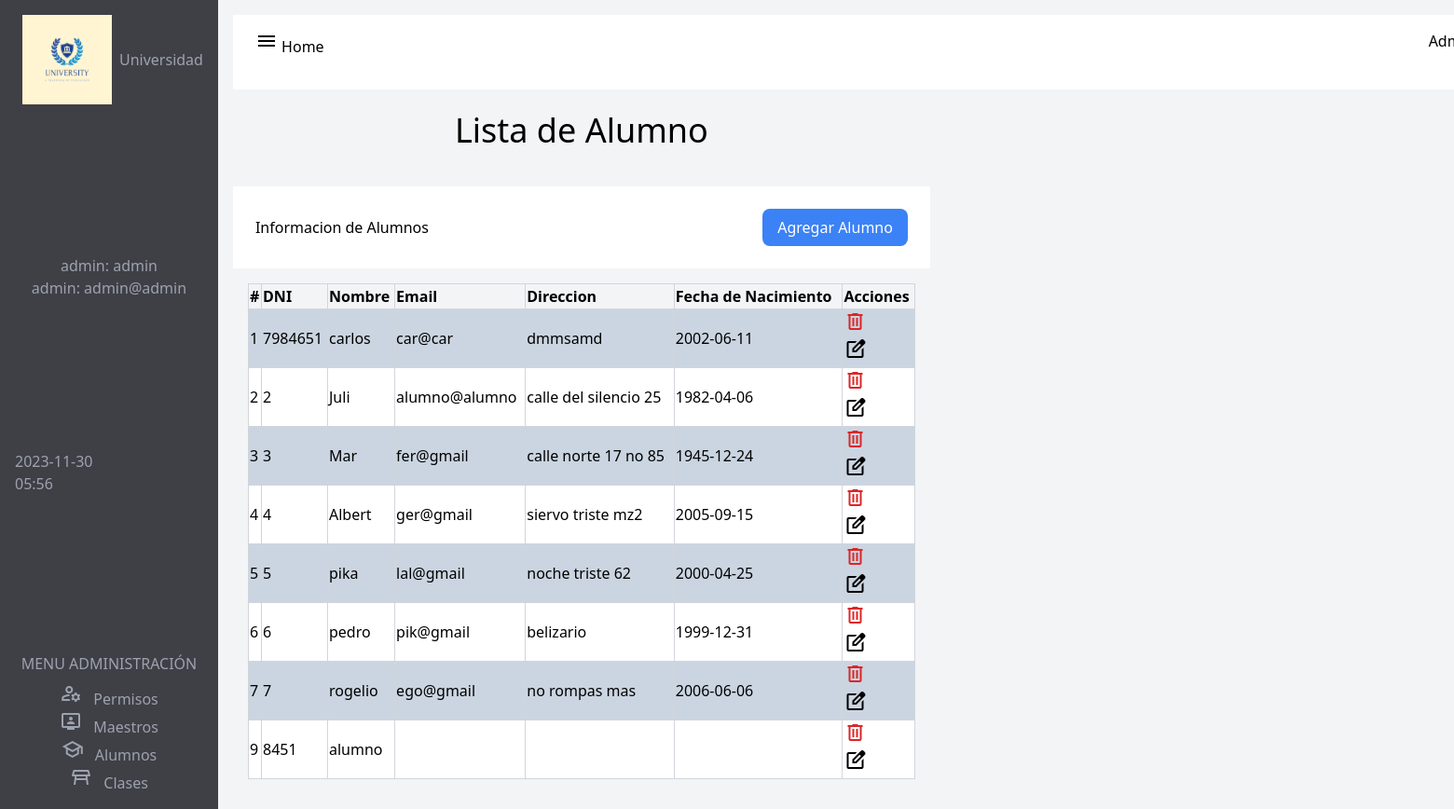
Page /vista-alumnos (signed in) on the earlier database version.
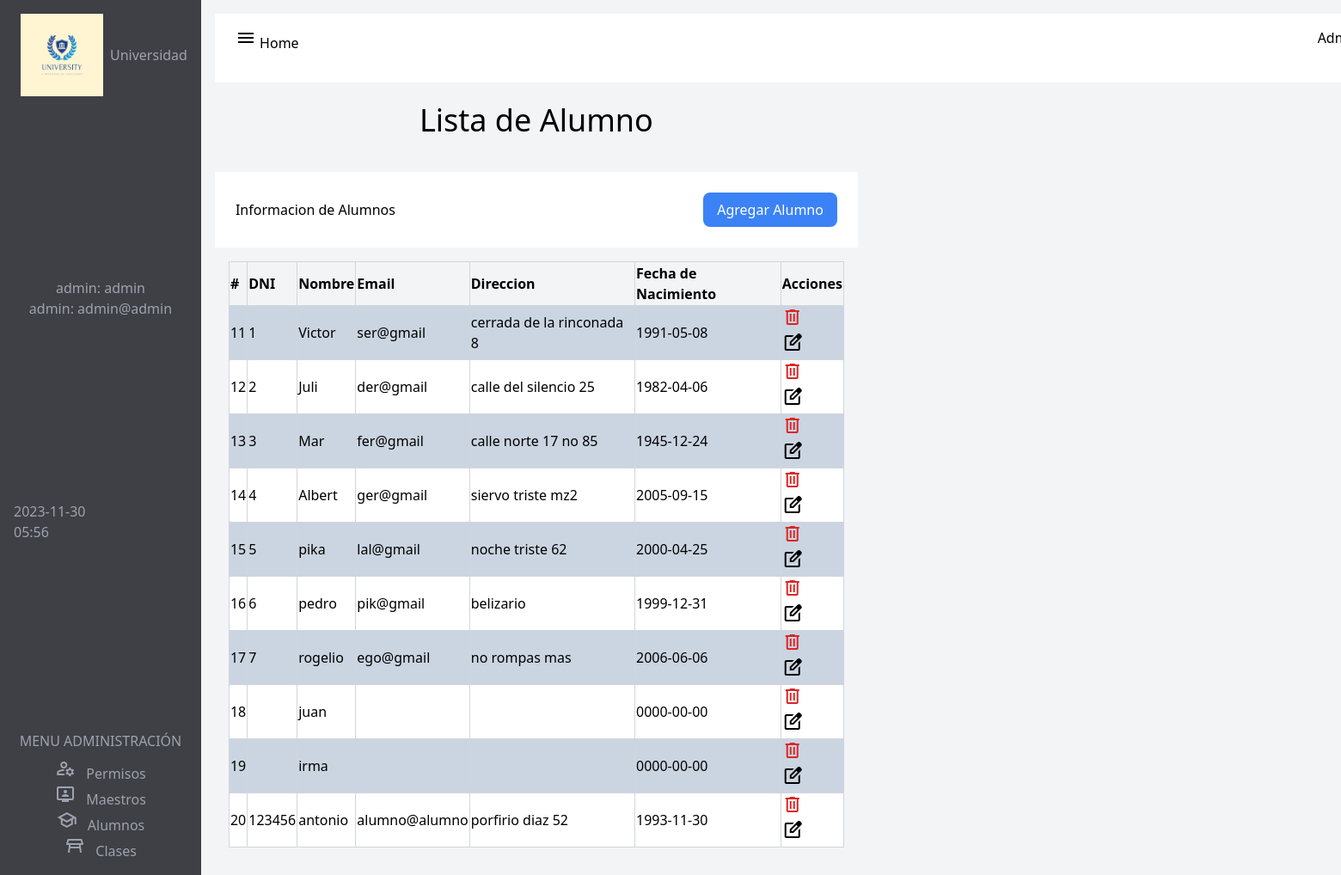
Same page on the later database version.
### tables this page shows
CREATE TABLE `alumnos` (
  `id` int(11) NOT NULL,
  `matricula` varchar(255) NOT NULL,
  `correo` varchar(255) NOT NULL,
  `contrasena` varchar(255) NOT NULL,
  `nombre` varchar(255) NOT NULL,
  `apellido` varchar(255) NOT NULL,
  `direccion` varchar(255) DEFAULT NULL,
  `fecha_nacimieno` date DEFAULT NULL,
  `id_rol` int(11) DEFAULT NULL
);

### controllers/AdminController.php (called while the page is built, shortened)
<?php
require_once($_SERVER["DOCUMENT_ROOT"] . "/models/AdminModel.php");
class AdminController
{
    public function vistaalumnos()
    {
        $alumnos = new Admin();
        $data = $alumnos->AllAlumnos();
        include $_SERVER['DOCUMENT_ROOT'] . "/views/viewsAdmin/viewsAdminEstudiante/VistaAEstudianteAdmin.php";
    }
}

### basedata/Data.php (called while the page is built)
<?php
class Data
{
    private $host, $username, $password, $dbname, $dsn, $pdo;
    public function __construct()
    {
        $this->host = "localhost";
        $this->username = "root";
        $this->password = "";
        $this->dbname = "universidad";
        $this->dsn = "mysql:host=$this->host;dbname=$this->dbname";
    }
    public function connect()
    {
        $options = [PDO::ATTR_ERRMODE, PDO::ERRMODE_EXCEPTION];
        try {
            $this->pdo = new PDO($this->dsn, $this->username, $this->password, $options);
            return $this->pdo;
        } catch (PDOException $e) {
            echo "Error: " . $e->getMessage();
        }
    }
}

### models/AdminModel.php (called while the page is built, shortened)
<?php
require_once($_SERVER["DOCUMENT_ROOT"] . "/basedata/Data.php");
class Admin
{
    private $connection;
    public function __construct()
    {
        $data = new Data();
        $this->connection = $data->connect();
    }
    public function AllAlumnos()
    {
        $res = $this->connection->query("SELECT * FROM alumnos");
        $alumno = $res->fetchAll(PDO::FETCH_ASSOC);
        return $alumno;
    }
}

### views/viewsAdmin/viewsAdminEstudiante/VistaAEstudianteAdmin.php (the view, shortened to what the changed rows need)
<?php
$userData = $_SESSION['user'];
?>
<!DOCTYPE html>
<html lang="en">
<head>
    <script src="https://cdn.tailwindcss.com"></script>
</head>
<body class="flex bg-gray-100">
    <section id="bloque" class="bg-zinc-700 text-gray-400 h-screen flex flex-col justify-between p-4">
        <section id="logo" class="flex items-center">
            <h2 class="text-center">Universidad</h2>
        </section>
        <section id="admin" class="text-center">
        <h2>admin:  <?php echo $userData['nombre']; ?></h2>
        </section>
        <?php
        echo "<br>";
        ?>
        <section id="cuerpo" class="mt-2">
            <h2 class="text-center mb-2">MENU ADMINISTRACIÓN</h2>
        </section>
    </section>
    <section class="w-1/2 p-4">
        <section id="Dashboard" class="mb-4">
            <h1 class="text-center text-4xl text-black p-6">Lista de Alumno</h1>
        </section>
        <div class="w-full p-4 overflow-x-auto">
            <table class="w-full border border-gray-300">
                <thead>
                    <tr>
                        <th class="border border-gray-300 text-left align-middle">#</th>
                        <th class="border border-gray-300 text-left align-middle">DNI</th>
                        <th class="border border-gray-300 text-left align-middle">Nombre</th>
                        <th class="border border-gray-300 text-left align-middle">Email</th>
                        <th class="border border-gray-300 text-left align-middle">Direccion</th>
                        <th class="border border-gray-300 text-left align-middle">Fecha de Nacimiento</th>
                        <th class="border border-gray-300 text-left align-middle">Acciones</th>
                    </tr>
                </thead>
                <tbody>
                    <?php foreach ($data as $index => $admin) { ?>
                        <tr class="<?= $index % 2 === 0 ? 'bg-slate-300' : 'bg-white' ?>">
                            <td class="border border-gray-300"><?= $admin["id"] ?></td>
                            <td class="border border-gray-300"><?= $admin["matricula"] ?></td>
                            <td class="border border-gray-300"><?= $admin["nombre"] ?></td>
                            <td class="border border-gray-300"><?= $admin["correo"] ?></td>
                            <td class="border border-gray-300"><?= $admin["direccion"] ?></td>
                            <td class="border border-gray-300"><?= $admin["fecha_nacimieno"] ?></td>
                            <td class="border border-gray-300 ">
                                <form action="/alumno-delete" method="post">
                                    <button type="submit">
                                        <span class="material-symbols-outlined text-red-600">delete</span>
                                    </button>
                                </form>
                                <a href="/vista-edit-alumno?id=<?= $admin['id'] ?>"> <span class="material-symbols-outlined">
                                    </span></a>
                            </td>
                        </tr>
                    <?php } ?>
                </tbody>
            </table>
        </div>
    </section>
</body>
</html>

Differences in the rows shown:
removed alumnos: id "1", matricula "7984651", nombre "carlos", correo "car@car", direccion "dmmsamd", fecha_nacimieno "2002-06-11"
removed alumnos: id "2", matricula "2", nombre "Juli", correo "alumno@alumno", direccion "calle del silencio 25", fecha_nacimieno "1982-04-06"
removed alumnos: id "3", matricula "3", nombre "Mar", correo "fer@gmail", direccion "calle norte 17 no 85", fecha_nacimieno "1945-12-24"
removed alumnos: id "4", matricula "4", nombre "Albert", correo "ger@gmail", direccion "siervo triste mz2", fecha_nacimieno "2005-09-15"
removed alumnos: id "5", matricula "5", nombre "pika", correo "lal@gmail", direccion "noche triste 62", fecha_nacimieno "2000-04-25"
removed alumnos: id "6", matricula "6", nombre "pedro", correo "pik@gmail", direccion "belizario", fecha_nacimieno "1999-12-31"
removed alumnos: id "7", matricula "7", nombre "rogelio", correo "ego@gmail", direccion "no rompas mas", fecha_nacimieno "2006-06-06"
removed alumnos: id "9", matricula "8451", nombre "alumno"
added alumnos: id "11", matricula "1", nombre "Victor", correo "ser@gmail", direccion "cerrada de la rinconada 8", fecha_nacimieno "1991-05-08"
added alumnos: id "12", matricula "2", nombre "Juli", correo "der@gmail", direccion "calle del silencio 25", fecha_nacimieno "1982-04-06"
added alumnos: id "13", matricula "3", nombre "Mar", correo "fer@gmail", direccion "calle norte 17 no 85", fecha_nacimieno "1945-12-24"
added alumnos: id "14", matricula "4", nombre "Albert", correo "ger@gmail", direccion "siervo triste mz2", fecha_nacimieno "2005-09-15"
added alumnos: id "15", matricula "5", nombre "pika", correo "lal@gmail", direccion "noche triste 62", fecha_nacimieno "2000-04-25"
added alumnos: id "16", matricula "6", nombre "pedro", correo "pik@gmail", direccion "belizario", fecha_nacimieno "1999-12-31"
added alumnos: id "17", matricula "7", nombre "rogelio", correo "ego@gmail", direccion "no rompas mas", fecha_nacimieno "2006-06-06"
added alumnos: id "18", nombre "juan", fecha_nacimieno "0000-00-00"
added alumnos: id "19", nombre "irma", fecha_nacimieno "0000-00-00"
added alumnos: id "20", matricula "123456", nombre "antonio", correo "alumno@alumno", direccion "porfirio diaz 52", fecha_nacimieno "1993-11-30"
